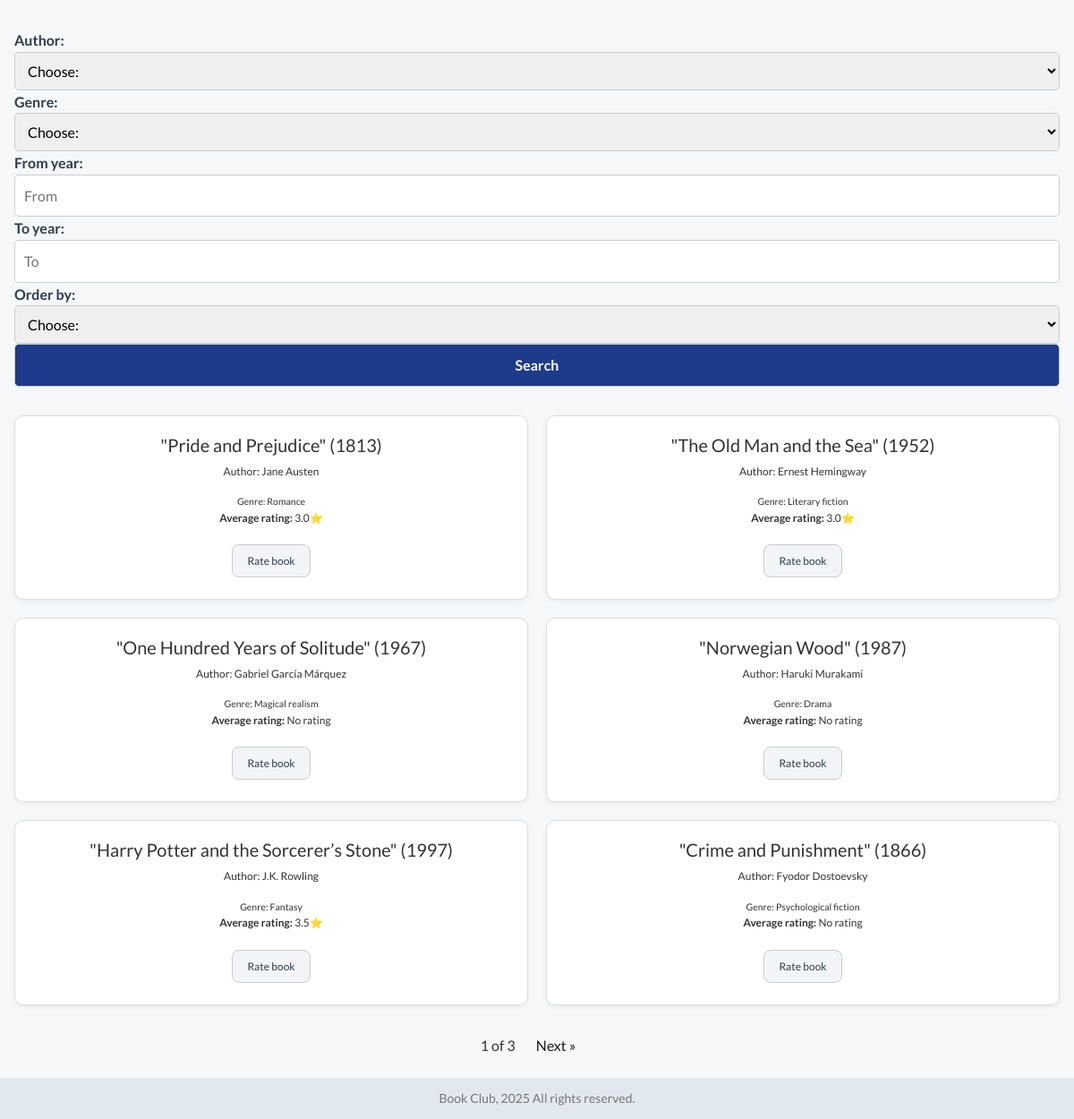
/catalogue/, run on the app's committed database.
### bookcatalogue/models.py (models this page shows, shortened)
class Book(models.Model):
    title = models.CharField(max_length=100)
    year = models.IntegerField(null=True, blank=True)
    isbn = models.CharField(max_length=100, unique=True)
    author = models.ForeignKey(to=Author, on_delete=models.CASCADE, related_name='books')
    genres = models.ManyToManyField(to=Genre)

class Author(models.Model):
    first_name = models.CharField(max_length=100)
    last_name = models.CharField(max_length=100)
    country = models.CharField(max_length=100, null=True, blank=True)
    birt_year = models.IntegerField(null=True, blank=True)
    def __str__(self):
        return f'{self.first_name} {self.last_name}'

class Genre(models.Model):
    name = models.CharField(max_length=100, unique=True)

### bookcatalogue/views.py (the view)
# urls.py: path('catalogue/', CatalogueListView.as_view(), name='catalogue'),
class CatalogueListView(ListView):
    model = Book
    template_name = 'catalogue.html'
    context_object_name = 'books'
    paginate_by = 6
    def get_queryset(self):
        queryset = Book.objects.all()
        author = self.request.GET.get('author')
        genre = self.request.GET.get('genre')
        from_year = self.request.GET.get('from_year')
        to_year = self.request.GET.get('to_year')
        ordering = self.request.GET.get('ordering')
        if author:
            queryset = queryset.filter(author__id=author)
        if genre:
            queryset = queryset.filter(genres__id=genre)
        if from_year:
            queryset = queryset.filter(year__gte=from_year)
        if to_year:
            queryset = queryset.filter(year__lte=to_year)
        if ordering == 'title':
            queryset = queryset.order_by('title')
        elif ordering == 'year':
            queryset = queryset.order_by('year')
        queryset = queryset.annotate(avg_rating=Avg('ratings__stars'))
        return queryset
    def get_context_data(self, **kwargs):
        context = super().get_context_data(**kwargs)
        context['authors'] = Author.objects.all()
        context['genres'] = Genre.objects.all()
        return context

### bookcatalogue/templates/catalogue.html (shortened to what this page needs)
{% extends 'base.html' %}
{% block 'content' %}
<div class="filter-form">
    <form method="get">
        <label>Author:</label>
        <select name="author">
            <option value="">Choose:</option>
        </select>
        <label>Genre:</label>
        <select name="genre">
            <option value="">Choose:</option>
        </select>
        <label>From year:</label>
        <input type="number" placeholder="From" name="from_year">
        <label>To year:</label>
        <input type="number" placeholder="To" name="to_year">
        <label>Order by:</label>
        <select name="ordering">
            <option value="">Choose:</option>
        </select>
        <button type="submit">Search</button>
    </form>
</div>
    {% if books %}
    <div class="box-catalogue">
        {% for book in books %}
            <div class="book-container">
                <h5>"{{ book.title }}" ({{ book.year }})</h5>
                <p>Author: {{ book.author }}</p>
                <small>Genre: {% for genre in book.genres.all %}{{ genre.name }}{% endfor %}</small>
                <p><strong>Average rating:</strong>
                   {% if book.avg_rating %}
                        {{ book.avg_rating }}⭐
                    {% else %}
                     No rating
                    {% endif %}
                </p>
                <a class="book-detail" href="{% url 'book_detail' book.pk %}">Rate book</a>
            </div>
        {% endfor %}
    </div>
{% else %}
    <p class="no-book">No books found.</p>
{% endif %}
{% if is_paginated %}
  <div class="pagination-container">
    <span> {{ page_obj.number }} of {{ page_obj.paginator.num_pages }}</span>
    {% if page_obj.has_next %}
      <a href="?page={{ page_obj.next_page_number }}">Next »</a>
    {% endif %}
  </div>
{% endif %}
{% endblock %}

### bookcatalogue/templates/base.html (shortened to what this page needs)
<!DOCTYPE html>
<html lang="en">
<head>
    <link href="https://cdn.jsdelivr.net/npm/bootstrap@5.3.7/dist/css/bootstrap.min.css" rel="stylesheet"
>
    <link rel="stylesheet" href="https://cdn.jsdelivr.net/npm/bootstrap-icons@1.13.1/font/bootstrap-icons.min.css">
    {% load static %}
    <link rel="stylesheet" href="{% static 'css/styles.css' %}">
</head>
<body>
{% block 'content' %}
{% endblock %}
<footer>Book Club, 2025 All rights reserved.</footer>
</body>
</html>

### bookcatalogue/static/css/styles.css (style rules this page uses)
* { margin: 0; padding: 0; box-sizing: border-box; }
body { background-color: #f5f7f9; padding-bottom: 50px; font-family: 'Lato', sans-serif; color: #333; line-height: 1.6; }
a { text-decoration: none; padding: 8px 16px; border-radius: 4px; margin: 4px; color: #1a1a1a; transition: background-color 0.3s, color 0.3s; }
button, .auth-btn, .logout-btn, .filter-form button { border: none; padding: 12px 25px; color: #fff; font-weight: 600; border-radius: 5px; background: #1e3a8a; transition: background 0.3s, transform 0.2s ease; cursor: pointer; }
.book-detail { color: #2c3e50; background: #f2f4f7; border-radius: 8px; border: 1px solid #ccc; font-size: 12px; transition: background 0.3s, color 0.3s; }
form input, form select { padding: 10px; border: 1px solid #bbb; border-radius: 4px; font-size: 15px; }
.filter-form { display: flex; flex-wrap: wrap; gap: 15px; align-items: center; justify-content: center; margin: 2em auto; max-width: 1300px; }
.filter-form label { font-weight: 600; color: #2c3e50; }
.filter-form select, .filter-form input, .filter-form button { padding: 10px; border-radius: 5px; border: 1px solid #ccc; font-size: 15px; }
.box-catalogue { display: grid; margin: 2em auto; grid-template-columns: repeat(3, minmax(250px, 1fr)); gap: 20px; width: 750px; }
.book-container { display: flex; flex-direction: column; align-items: center; border: 1px solid #ddd; border-radius: 10px; background-color: #ffffff; padding: 20px; font-size: 12px; box-shadow: 0 2px 5px rgba(0,0,0,0.05); }
.pagination-container, .rating-container, .rating-container p { margin-bottom: 20px; text-align: center; }
footer { padding: 12px; text-align: center; color: #777; width: 100%; position: fixed; bottom: 0; left: 0; background-color: #e2e8f0; z-index: 1000; font-size: 14px; }
@media (max-width: 1278px) { .box-catalogue { grid-template-columns: repeat(2, minmax(250px, 1fr)); width: 100%; padding: 0 1em; } }
@media (max-width: 1278px) { .filter-form { flex-direction: column; align-items: stretch; gap: 12px; padding: 0 1em; } }
@media (max-width: 1278px) { .filter-form label { width: 100%; text-align: left; } }
@media (max-width: 1278px) { .filter-form select, .filter-form input, .filter-form button { width: 100%; font-size: 16px; } }

### data on the page
Book: title "Pride and Prejudice", year "1813", author "Jane Austen", avg_rating "3.0"
Genre: name "Romance"
Book: title "The Old Man and the Sea", year "1952", author "Ernest Hemingway", avg_rating "3.0"
Genre: name "Literary fiction"
Book: title "One Hundred Years of Solitude", year "1967", author "Gabriel García Márquez", shows "No rating"
Genre: name "Magical realism"
Book: title "Norwegian Wood", year "1987", author "Haruki Murakami", shows "No rating"
Genre: name "Drama"
Book: title "Harry Potter and the Sorcerer’s Stone", year "1997", author "J.K. Rowling", avg_rating "3.5"
Genre: name "Fantasy"
Book: title "Crime and Punishment", year "1866", author "Fyodor Dostoevsky", shows "No rating"
Genre: name "Psychological fiction"

### other printed values
{{ page_obj.number }} "1"
{{ page_obj.paginator.num_pages }} "3"
